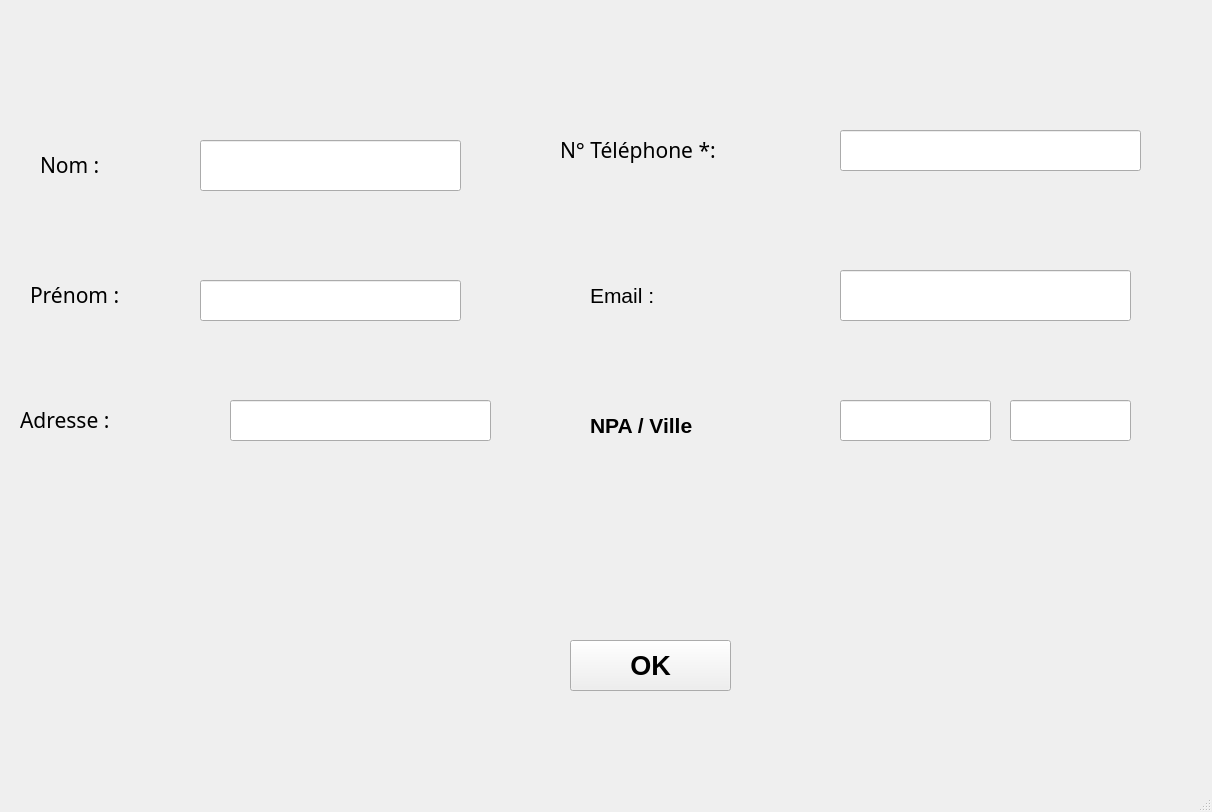
<?xml version="1.0" encoding="UTF-8"?>
<ui version="4.0">
 <class>newclient</class>
 <widget class="QMainWindow" name="newclient">
  <property name="geometry">
   <rect>
    <x>0</x>
    <y>0</y>
    <width>1212</width>
    <height>812</height>
   </rect>
  </property>
  <property name="windowTitle">
   <string>Add Client(e)</string>
  </property>
  <property name="locale">
   <locale language="French" country="Switzerland"/>
  </property>
  <widget class="QWidget" name="centralwidget">
   <widget class="QLabel" name="lblLastName">
    <property name="geometry">
     <rect>
      <x>40</x>
      <y>140</y>
      <width>91</width>
      <height>51</height>
     </rect>
    </property>
    <property name="font">
     <font>
      <family>Arial Black</family>
      <pointsize>10</pointsize>
      <weight>10</weight>
      <italic>false</italic>
      <bold>false</bold>
     </font>
    </property>
    <property name="styleSheet">
     <string notr="true">font: 87 10pt &quot;Arial Black&quot;;</string>
    </property>
    <property name="text">
     <string>&lt;html&gt;&lt;head/&gt;&lt;body&gt;&lt;p&gt;&lt;span style=&quot; font-size:16pt;&quot;&gt;Nom :&lt;/span&gt;&lt;/p&gt;&lt;/body&gt;&lt;/html&gt;</string>
    </property>
   </widget>
   <widget class="QLineEdit" name="inputLastName">
    <property name="geometry">
     <rect>
      <x>200</x>
      <y>140</y>
      <width>261</width>
      <height>51</height>
     </rect>
    </property>
   </widget>
   <widget class="QLabel" name="lblPhone">
    <property name="geometry">
     <rect>
      <x>560</x>
      <y>130</y>
      <width>231</width>
      <height>41</height>
     </rect>
    </property>
    <property name="font">
     <font>
      <family>Arial Black</family>
      <pointsize>10</pointsize>
      <weight>10</weight>
      <italic>false</italic>
      <bold>false</bold>
     </font>
    </property>
    <property name="styleSheet">
     <string notr="true">font: 87 10pt &quot;Arial Black&quot;;</string>
    </property>
    <property name="text">
     <string>&lt;html&gt;&lt;head/&gt;&lt;body&gt;&lt;p&gt;&lt;span style=&quot; font-size:16pt;&quot;&gt;N° Téléphone *:&lt;/span&gt;&lt;/p&gt;&lt;/body&gt;&lt;/html&gt;</string>
    </property>
   </widget>
   <widget class="QLineEdit" name="inputPhone">
    <property name="geometry">
     <rect>
      <x>840</x>
      <y>130</y>
      <width>301</width>
      <height>41</height>
     </rect>
    </property>
   </widget>
   <widget class="QLabel" name="lblname">
    <property name="geometry">
     <rect>
      <x>30</x>
      <y>270</y>
      <width>131</width>
      <height>51</height>
     </rect>
    </property>
    <property name="font">
     <font>
      <family>Arial Black</family>
      <pointsize>10</pointsize>
      <weight>10</weight>
      <italic>false</italic>
      <bold>false</bold>
     </font>
    </property>
    <property name="styleSheet">
     <string notr="true">font: 87 10pt &quot;Arial Black&quot;;</string>
    </property>
    <property name="text">
     <string>&lt;html&gt;&lt;head/&gt;&lt;body&gt;&lt;p&gt;&lt;span style=&quot; font-size:16pt;&quot;&gt;Prénom :&lt;/span&gt;&lt;/p&gt;&lt;/body&gt;&lt;/html&gt;</string>
    </property>
   </widget>
   <widget class="QLineEdit" name="inputName">
    <property name="geometry">
     <rect>
      <x>200</x>
      <y>280</y>
      <width>261</width>
      <height>41</height>
     </rect>
    </property>
   </widget>
   <widget class="QLabel" name="lblEmail">
    <property name="geometry">
     <rect>
      <x>590</x>
      <y>270</y>
      <width>131</width>
      <height>51</height>
     </rect>
    </property>
    <property name="styleSheet">
     <string notr="true">font: 87 10pt &quot;Arial Black&quot;;</string>
    </property>
    <property name="text">
     <string>&lt;html&gt;&lt;head/&gt;&lt;body&gt;&lt;p&gt;&lt;span style=&quot; font-size:16pt;&quot;&gt;Email :&lt;/span&gt;&lt;/p&gt;&lt;/body&gt;&lt;/html&gt;</string>
    </property>
   </widget>
   <widget class="QLineEdit" name="inputEmail">
    <property name="geometry">
     <rect>
      <x>840</x>
      <y>270</y>
      <width>291</width>
      <height>51</height>
     </rect>
    </property>
    <property name="font">
     <font>
      <pointsize>12</pointsize>
     </font>
    </property>
   </widget>
   <widget class="QLabel" name="lblAdresse">
    <property name="geometry">
     <rect>
      <x>20</x>
      <y>400</y>
      <width>161</width>
      <height>41</height>
     </rect>
    </property>
    <property name="font">
     <font>
      <family>Arial Black</family>
      <pointsize>10</pointsize>
      <weight>10</weight>
      <italic>false</italic>
      <bold>false</bold>
     </font>
    </property>
    <property name="styleSheet">
     <string notr="true">font: 87 10pt &quot;Arial Black&quot;;</string>
    </property>
    <property name="text">
     <string>&lt;html&gt;&lt;head/&gt;&lt;body&gt;&lt;p&gt;&lt;span style=&quot; font-size:16pt;&quot;&gt;Adresse :&lt;/span&gt;&lt;/p&gt;&lt;/body&gt;&lt;/html&gt;</string>
    </property>
   </widget>
   <widget class="QLineEdit" name="inputAddress">
    <property name="geometry">
     <rect>
      <x>230</x>
      <y>400</y>
      <width>261</width>
      <height>41</height>
     </rect>
    </property>
   </widget>
   <widget class="QLabel" name="NpaVille">
    <property name="geometry">
     <rect>
      <x>590</x>
      <y>410</y>
      <width>211</width>
      <height>31</height>
     </rect>
    </property>
    <property name="font">
     <font>
      <pointsize>10</pointsize>
      <weight>75</weight>
      <bold>true</bold>
     </font>
    </property>
    <property name="text">
     <string>&lt;html&gt;&lt;head/&gt;&lt;body&gt;&lt;p&gt;&lt;span style=&quot; font-size:16pt;&quot;&gt;NPA / Ville&lt;/span&gt;&lt;/p&gt;&lt;/body&gt;&lt;/html&gt;</string>
    </property>
   </widget>
   <widget class="QLineEdit" name="inputNpa">
    <property name="geometry">
     <rect>
      <x>840</x>
      <y>400</y>
      <width>151</width>
      <height>41</height>
     </rect>
    </property>
   </widget>
   <widget class="QLineEdit" name="inputCity">
    <property name="geometry">
     <rect>
      <x>1010</x>
      <y>400</y>
      <width>121</width>
      <height>41</height>
     </rect>
    </property>
   </widget>
   <widget class="QPushButton" name="btnAddOK">
    <property name="geometry">
     <rect>
      <x>570</x>
      <y>640</y>
      <width>161</width>
      <height>51</height>
     </rect>
    </property>
    <property name="font">
     <font>
      <pointsize>20</pointsize>
      <weight>75</weight>
      <bold>true</bold>
     </font>
    </property>
    <property name="text">
     <string>OK</string>
    </property>
   </widget>
  </widget>
  <widget class="QStatusBar" name="statusbar"/>
 </widget>
 <resources/>
 <connections/>
</ui>
